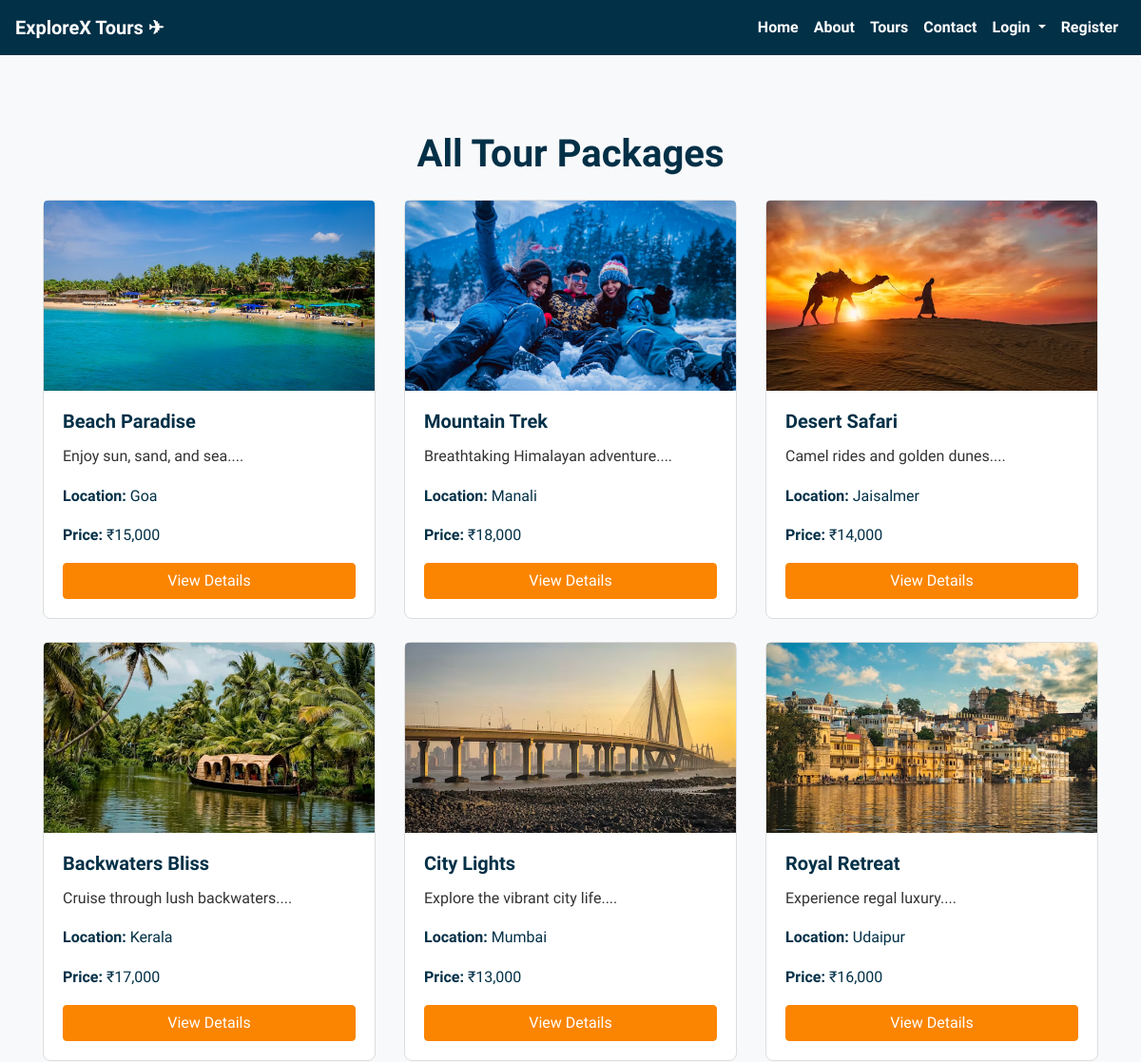
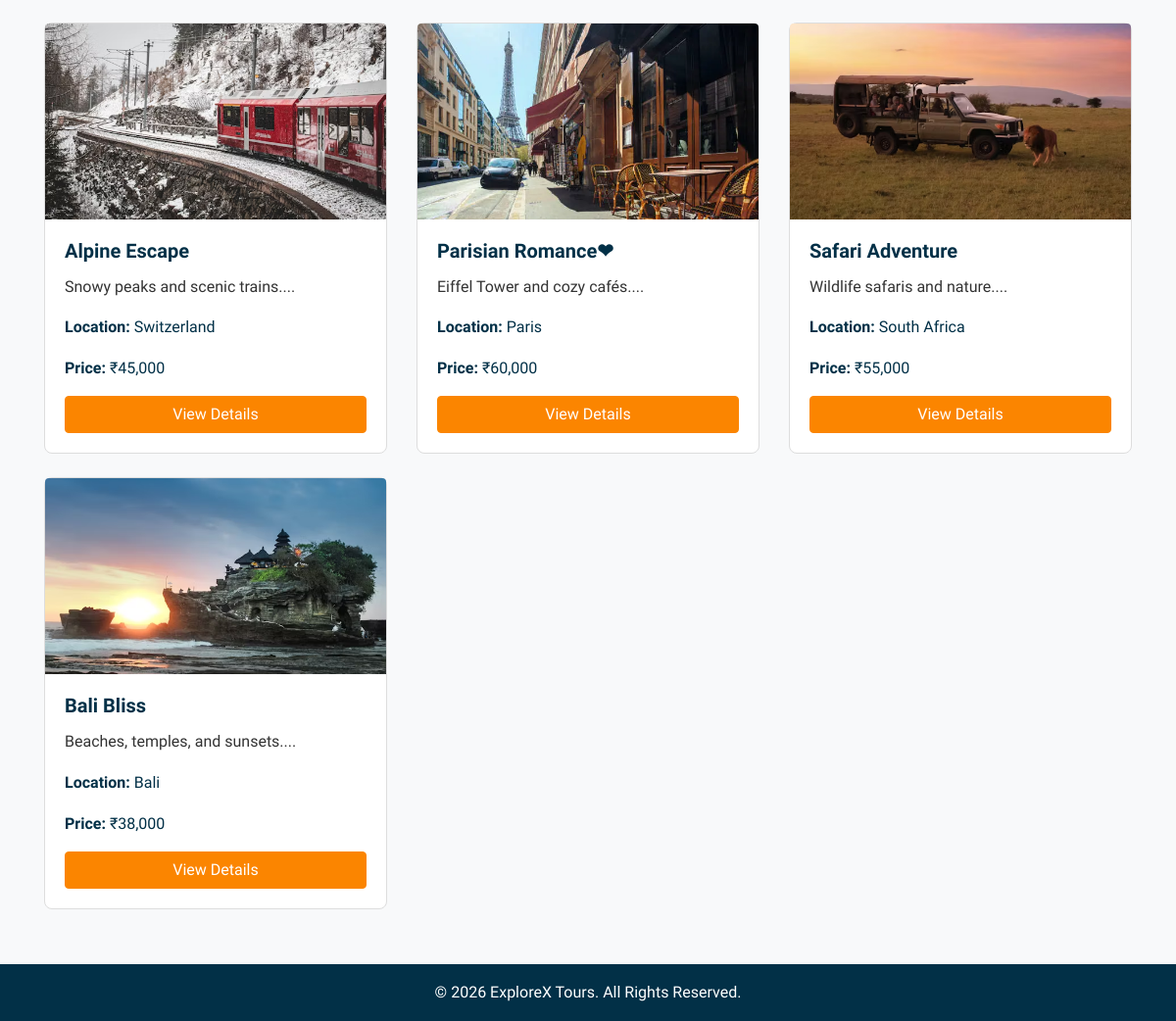
The page /packages.php on the database its author committed (2 pictures, top to bottom).
### tables this page shows
CREATE TABLE IF NOT EXISTS `packages` (
  `id` int NOT NULL AUTO_INCREMENT,
  `title` varchar(255) DEFAULT NULL,
  `location` varchar(255) DEFAULT NULL,
  `description` text,
  `price` decimal(10,2) DEFAULT NULL,
  `image` varchar(255) DEFAULT NULL,
  `duration` varchar(50) DEFAULT NULL,
  `itinerary` text,
  `hotel_details` text,
  `inclusions_detail` text,
  PRIMARY KEY (`id`)
);

### packages.php (the view)
<?php
include 'includes/db.php';
include 'includes/header.php';
?>
<div class="container mt-5">
  <h1 class="text-center mb-4">All Tour Packages</h1>
  <div class="row">
    <?php
    $sql = "SELECT * FROM packages";
    $result = mysqli_query($conn, $sql);
    if (mysqli_num_rows($result) > 0) {
      while($row = mysqli_fetch_assoc($result)) {
    ?>
      <div class="col-md-4 mb-4">
        <div class="card h-100">
          <img src="images/<?php echo htmlspecialchars($row['image']); ?>" class="card-img-top" alt="<?php echo htmlspecialchars($row['title']); ?>">
          <div class="card-body d-flex flex-column">
            <h5 class="card-title"><?php echo htmlspecialchars($row['title']); ?></h5>
            <p class="card-text"><?php echo htmlspecialchars(substr($row['description'], 0, 100)); ?>...</p>
            <p><strong>Location:</strong> <?php echo htmlspecialchars($row['location']); ?></p>
            <p><strong>Price:</strong> ₹<?php echo number_format($row['price']); ?></p>
            <a href="package_details.php?id=<?php echo $row['id']; ?>" class="btn btn-primary mt-auto">View Details</a>
          </div>
        </div>
      </div>
    <?php
      }
    } else {
      echo "<p>No packages available right now.</p>";
    }
    ?>
  </div>
</div>
<?php include 'includes/footer.php'; ?>

### includes/header.php (shortened to what this page needs)
<!DOCTYPE html>
<html lang="en">
<head>
  <link rel="stylesheet" href="https://stackpath.bootstrapcdn.com/bootstrap/4.5.2/css/bootstrap.min.css" />
  <link rel="stylesheet" href="/Online-Tours-and-Travels-Website/css/style.css" />
</head>
<body class="d-flex flex-column min-vh-100">
<nav class="navbar navbar-expand-lg navbar-dark bg-dark">
  <a class="navbar-brand" href="/Online-Tours-and-Travels-Website/index.php">ExploreX Tours ✈</a>
  <div class="collapse navbar-collapse" id="navbarNav">
    <ul class="navbar-nav ml-auto">
  <li class="nav-item"><a class="nav-link" href="/Online-Tours-and-Travels-Website/index.php">Home</a></li>
  <?php if (isset($_SESSION['admin_id'])): ?>
    <li class="nav-item"><a class="nav-link" href="/Online-Tours-and-Travels-Website/admin/dashboard.php">Admin Dashboard</a></li>
    <li class="nav-item"><a class="nav-link" href="/Online-Tours-and-Travels-Website/admin/logout.php">Logout</a></li>
  <?php else: ?>
    <li class="nav-item"><a class="nav-link" href="/Online-Tours-and-Travels-Website/about.php">About</a></li>
    <li class="nav-item"><a class="nav-link" href="/Online-Tours-and-Travels-Website/packages.php">Tours</a></li>
    <li class="nav-item"><a class="nav-link" href="/Online-Tours-and-Travels-Website/contact.php">Contact</a></li>
    <li class="nav-item dropdown">
      <a class="nav-link dropdown-toggle" href="#" id="loginDropdown" role="button" data-toggle="dropdown" aria-haspopup="true" aria-expanded="false">
        Login
      </a>
    </li>
    <li class="nav-item"><a class="nav-link" href="/Online-Tours-and-Travels-Website/user/register.php">Register</a></li>
  <?php endif; ?>
</ul>
  </div>
</nav>
</body>
</html>

### includes/footer.php (shortened to what this page needs)
<footer class="text-white text-center py-3 mt-auto" style="background-color: #023047;">
  <p class="mb-0">&copy; <?php echo date('Y'); ?> ExploreX Tours. All Rights Reserved.</p>
</footer>
</body>
</html>

### CSS/style.css (style rules this page uses)
* { margin: 0; padding: 0; box-sizing: border-box; }
body { font-family: "Courgette", cursive; background-color: #f8f9fa; color: #023047; line-height: 1.6; }
.container { padding-top: 2rem; padding-bottom: 2rem; }
.navbar { background-color: #023047 !important; }
.navbar .nav-link, .navbar .navbar-brand { color: #ffffff !important; font-weight: 600; }
.btn-primary { background-color: #fb8500; border-color: #fb8500; }
.card { height: 100%; display: flex; flex-direction: column; border: 1px solid #ddd; border-radius: 0.5rem; transition: transform 0.2s ease; background-color: #ffffff; }
.card-body { flex-grow: 1; }
.card-title { color: #023047; }
.card-text { color: #333; }
.card-img-top { width: 100%; height: 200px; object-fit: cover; border-top-left-radius: 0.25rem; border-top-right-radius: 0.25rem; }
footer { background-color: #023047; color: #fff; padding: 1rem 0; text-align: center; }
h1, h2, h3, h4, h5 { color: #023047; font-weight: bold; }
a { color: #219ebc; text-decoration: none; }

### rows shown on the page
packages: image (picture), title "Beach Paradise", description "Enjoy sun, sand, and sea.", location "Goa", price "15,000"
packages: image (picture), title "Mountain Trek", description "Breathtaking Himalayan adventure.", location "Manali", price "18,000"
packages: image (picture), title "Desert Safari", description "Camel rides and golden dunes.", location "Jaisalmer", price "14,000"
packages: image (picture), title "Backwaters Bliss", description "Cruise through lush backwaters.", location "Kerala", price "17,000"
packages: image (picture), title "City Lights", description "Explore the vibrant city life.", location "Mumbai", price "13,000"
packages: image (picture), title "Royal Retreat", description "Experience regal luxury.", location "Udaipur", price "16,000"
packages: image (picture), title "Alpine Escape", description "Snowy peaks and scenic trains.", location "Switzerland", price "45,000"
packages: image (picture), title "Parisian Romance❤", description "Eiffel Tower and cozy cafés.", location "Paris", price "60,000"
packages: image (picture), title "Safari Adventure", description "Wildlife safaris and nature.", location "South Africa", price "55,000"
packages: image (picture), title "Bali Bliss", description "Beaches, temples, and sunsets.", location "Bali", price "38,000"
